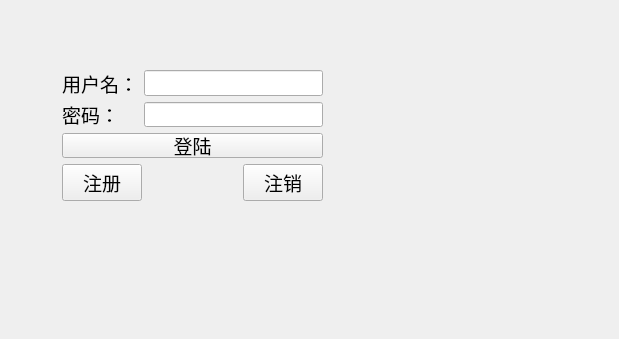
<?xml version="1.0" encoding="UTF-8"?>
<ui version="4.0">
 <class>TcpClient</class>
 <widget class="QWidget" name="TcpClient">
  <property name="geometry">
   <rect>
    <x>0</x>
    <y>0</y>
    <width>619</width>
    <height>339</height>
   </rect>
  </property>
  <property name="windowTitle">
   <string>TcpClient</string>
  </property>
  <property name="styleSheet">
   <string notr="true"/>
  </property>
  <widget class="QWidget" name="">
   <property name="geometry">
    <rect>
     <x>62</x>
     <y>70</y>
     <width>261</width>
     <height>131</height>
    </rect>
   </property>
   <layout class="QVBoxLayout" name="verticalLayout">
    <item>
     <layout class="QGridLayout" name="gridLayout">
      <item row="0" column="0">
       <widget class="QLabel" name="name_lan">
        <property name="palette">
         <palette>
          <active/>
          <inactive/>
          <disabled/>
         </palette>
        </property>
        <property name="font">
         <font>
          <pointsize>14</pointsize>
         </font>
        </property>
        <property name="text">
         <string>用户名：</string>
        </property>
       </widget>
      </item>
      <item row="0" column="1">
       <widget class="QLineEdit" name="name_le">
        <property name="font">
         <font>
          <pointsize>14</pointsize>
         </font>
        </property>
       </widget>
      </item>
      <item row="1" column="0">
       <widget class="QLabel" name="pwd_lan">
        <property name="palette">
         <palette>
          <active/>
          <inactive/>
          <disabled/>
         </palette>
        </property>
        <property name="font">
         <font>
          <pointsize>14</pointsize>
         </font>
        </property>
        <property name="text">
         <string>密码：</string>
        </property>
       </widget>
      </item>
      <item row="1" column="1">
       <widget class="QLineEdit" name="pwd_le">
        <property name="font">
         <font>
          <pointsize>14</pointsize>
         </font>
        </property>
       </widget>
      </item>
      <item row="2" column="0" colspan="2">
       <widget class="QPushButton" name="login_pb">
        <property name="font">
         <font>
          <pointsize>14</pointsize>
         </font>
        </property>
        <property name="text">
         <string>登陆</string>
        </property>
       </widget>
      </item>
     </layout>
    </item>
    <item>
     <layout class="QHBoxLayout" name="horizontalLayout">
      <item>
       <widget class="QPushButton" name="regist_pb">
        <property name="font">
         <font>
          <pointsize>14</pointsize>
         </font>
        </property>
        <property name="text">
         <string>注册</string>
        </property>
       </widget>
      </item>
      <item>
       <spacer name="horizontalSpacer">
        <property name="orientation">
         <enum>Qt::Horizontal</enum>
        </property>
        <property name="sizeHint" stdset="0">
         <size>
          <width>40</width>
          <height>20</height>
         </size>
        </property>
       </spacer>
      </item>
      <item>
       <widget class="QPushButton" name="cancel_pb">
        <property name="font">
         <font>
          <pointsize>14</pointsize>
         </font>
        </property>
        <property name="text">
         <string>注销</string>
        </property>
       </widget>
      </item>
     </layout>
    </item>
   </layout>
  </widget>
 </widget>
 <resources/>
 <connections/>
</ui>
